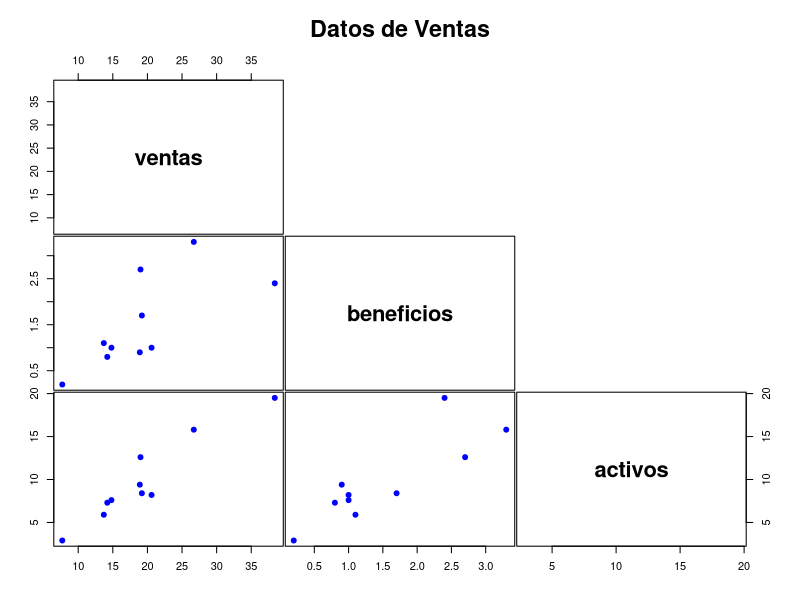
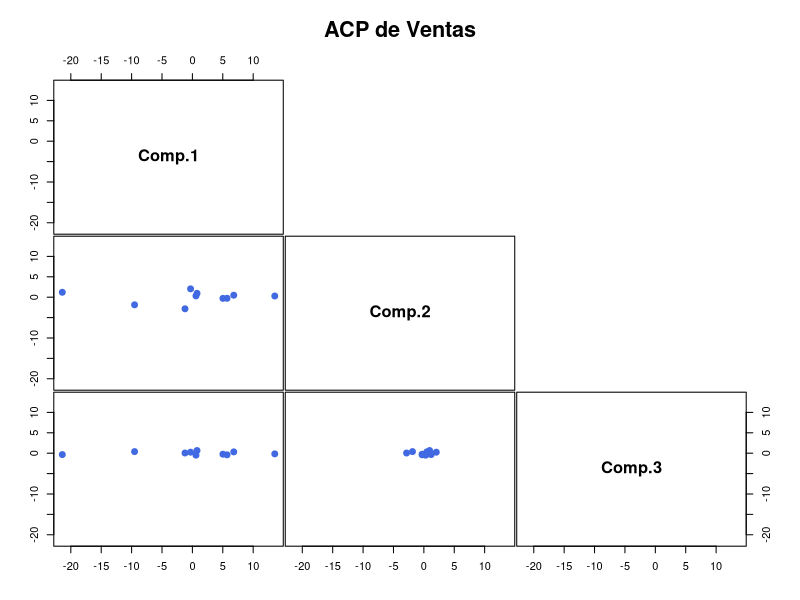
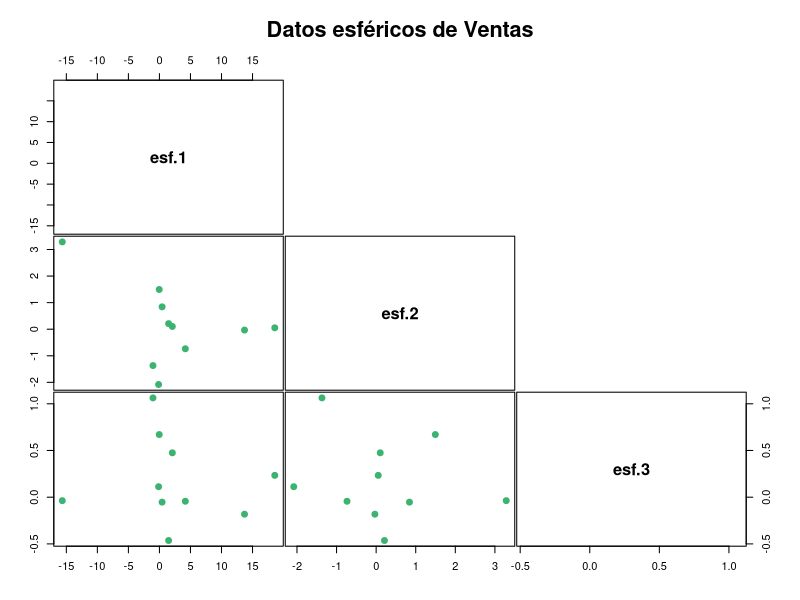
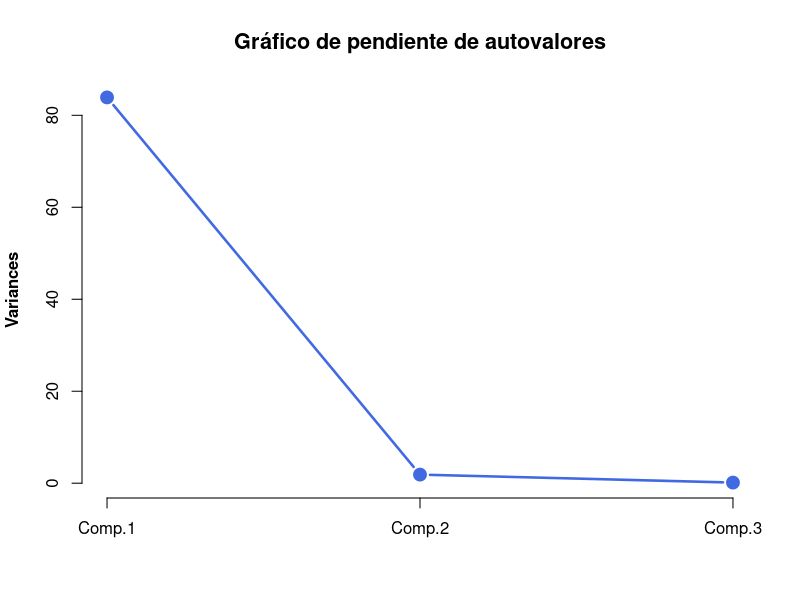
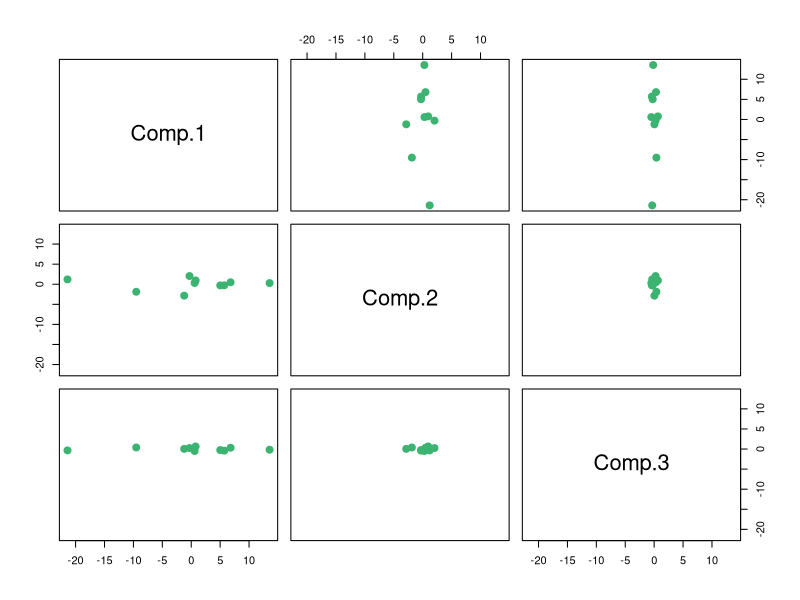
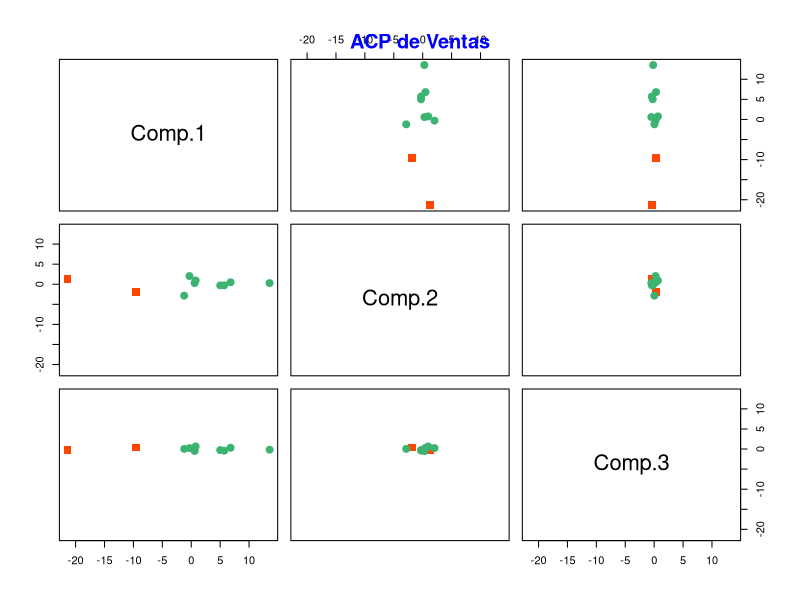

R code for these plots, in order:
## ---- chunk 1
knitr::opts_chunk$set(echo = TRUE)
## ---- chunk 2
ventas = read.table('ventas.txt')
show(ventas)
## ---- chunk 3
n = nrow(ventas)
print(c('número de filas=',n))
## ---- chunk 4
m = round(colMeans(ventas), digits = 4); 
round(m, digits = 4);
## ---- chunk 5
S = cov(ventas); 
round(S, digits = 4);
## ---- chunk 6
vt.ventas= round(sum(diag(S)), digits = 4)
vt.ventas
## ---- chunk 7
round(sqrt(diag(S)), digits = 4)
## ---- chunk 8
R = cor(ventas); 
round(R, digits = 4)
## ---- chunk 9
round(c(min(R),max(R - diag(ncol(ventas)))), digits = 4);
## ---- chunk 10
plot(ventas,pch = 19,cex = 1,upper.panel = NULL,col = 'blue', 
main = 'Datos de Ventas',cex.main = 1.4,gap = .15,cex.labels = 2,font.labels = 2)

## ---- chunk 11
pc = princomp(ventas) 
pc[1:7]
## ---- chunk 12
var = with(pc, sdev^2)
round(var, digits = 4)
## ---- chunk 13
sc = 1 - (1/n)

## ---- chunk 14
var.eq = (1/sc)*var
round(var.eq, digits = 4)
## ---- chunk 15
G = with(pc, loadings)[,]
round(G, digits = 4)
## ---- chunk 16
scores = data.frame(with(pc, scores));
show(scores)

## ---- chunk 17
G[,1] = -G[,1];
round(G[,1], digits =  4)  
## ---- chunk 18
scores[,1] = -scores[,1]
round(scores[,1], digits =  4) 
## ---- chunk 19
m.cp = round(colMeans(scores), digits = 4)
m.cp
## ---- chunk 20
S.cp= round(cov(scores), digits =  4)
S.cp
## ---- chunk 21
VT.cp = round(sum(diag(cov(scores))),digits = 4)
VT.cp
## ---- chunk 22
r = with(scores, range(Comp.1));

plot(scores, pch = 19, cex = 1.2, upper.panel = NULL, col = 'royalblue', main = 'ACP de Ventas', cex.main = 1.3,xlim = r, 
ylim = r,gap = .15,cex.labels = 1.5,font.labels = 2)
## ---- chunk 23
plot(scores/sqrt(var), pch = 19,cex = 1.2, upper.panel = NULL, col = 'mediumseagreen', main = 'Datos esféricos de Ventas',labels = paste0('esf.',c(1:5)),cex.main = 1.3, gap = .15,cex.labels = 1.5,
font.labels = 2)
## ---- chunk 24
prop = S.cp/VT.cp; 
acum = cumsum(prop)
table = round(data.frame(S.cp,prop,acum, row.names =NULL ),digits = 4)
cat('', sep = '\n');

## ---- chunk 25
prop
## ---- chunk 26
acum
## ---- chunk 27
show(table)
## ---- chunk 28
plot(pc, type = 'l', col = 'royalblue', 
pch = 19, lwd = 2.5, cex = 1.5, 
main = 'Gráfico de pendiente de autovalores',
font.lab = 2,
cex.main = 1.3)
## ---- chunk 29
1/sqrt(3)
## ---- chunk 30
cons = -colMeans(ventas) %*% G[,1]; 
colnames(cons) = 'cons';
cat('', sep = '\n'); round(cons[,], d = 4);
## ---- chunk 31
cat('', sep = '\n'); 
mat<-data.frame(pc.1 = round((1/sqrt(3))*(scores[,1] - cons), digits = 4), n.media = rowMeans(ventas))  

cat('', sep = '\n'); 
round(G[,2], digits = 4)
show(mat)
## ---- chunk 32
round(G[,3], digits = 4)
## ---- chunk 33
cat('', sep = '\n'); round(cor(data.frame(ventas,scores[,1:2]))[1:3,1:3], digits = 4) 
## ---- chunk 34
plot(scores, pch = 19, 
col = 'mediumseagreen', cex = 1.4, 
xlim = r, ylim = r);

#lineas de referencia
abline(h = 0, v = 0, lty = '1373', col = 'black',lwd = 1);

#identificar individuos
lab = c(1:n); 
text(scores, labels = lab, font = 2, col = 'navy',cex = 1.5, pos = 1) 

## ---- chunk 35
#seleccionar individuos
lab.plot = rep('',n);  
lab.plot[1] = 'Std.1   '
lab.plot[c(2,28,66,81)] = paste0('Std.',c(2,28,66,81));

# vectorizar cex, pch, col, y pos 
cex.plot = rep(1.4,n);
cex.plot[c(1,2,28,66,81)] = 1.6;
pch.plot = rep(19,n);
pch.plot[c(1,2,28,66,81)] = 15;
col.plot = rep('mediumseagreen',n);
col.plot[c(1,2,28,66,81)] = 'orangered';
pos.plot = rep(1,n); 
pos.plot[1] = 3;

plot(scores, pch = pch.plot, col = col.plot, cex = cex.plot, xlim = r, ylim = r, col.lab = 'royalblue', font.lab = 2, cex.lab = 1.2)  ;
#box(lwd = 2);

#  líneas de referencia
abline(h = 0, v = 0, lty = '1373', col = 'brown',lwd = 2) 
points(.0,.0,pch = 16, cex = 1.2, col = 'firebrick1')

# identificar individuos 
text(scores, labels = lab.plot, font = 2, col = 'navy', cex = 1., pos = pos.plot) 

title('ACP de Ventas', col.main = 'Blue',cex.main = 1.2)
## ---- chunk 36
cat('',sep = '\n'); round(G[,1:2], digits = 4);
cat('',sep = '\n'); ventas[c(1,2), ]

